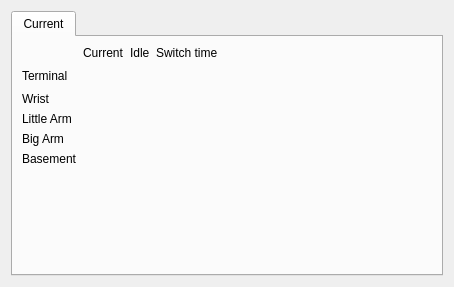
<?xml version="1.0" encoding="UTF-8"?>
<ui version="4.0">
 <class>MotorConfig</class>
 <widget class="QWidget" name="MotorConfig">
  <property name="geometry">
   <rect>
    <x>0</x>
    <y>0</y>
    <width>454</width>
    <height>287</height>
   </rect>
  </property>
  <property name="windowTitle">
   <string>Form</string>
  </property>
  <layout class="QVBoxLayout" name="verticalLayout">
   <item>
    <widget class="QTabWidget" name="tabWidget">
     <property name="currentIndex">
      <number>0</number>
     </property>
     <widget class="QWidget" name="tab">
      <attribute name="title">
       <string>Current</string>
      </attribute>
      <layout class="QGridLayout" name="gridLayout">
       <item row="0" column="0">
        <widget class="QLabel" name="label_3">
         <property name="text">
          <string/>
         </property>
        </widget>
       </item>
       <item row="0" column="1">
        <widget class="QLabel" name="label_8">
         <property name="text">
          <string>Current</string>
         </property>
        </widget>
       </item>
       <item row="0" column="2">
        <widget class="QLabel" name="label_9">
         <property name="text">
          <string>Idle</string>
         </property>
        </widget>
       </item>
       <item row="6" column="2">
        <spacer name="verticalSpacer">
         <property name="orientation">
          <enum>Qt::Vertical</enum>
         </property>
         <property name="sizeHint" stdset="0">
          <size>
           <width>20</width>
           <height>40</height>
          </size>
         </property>
        </spacer>
       </item>
       <item row="1" column="5">
        <spacer name="horizontalSpacer">
         <property name="orientation">
          <enum>Qt::Horizontal</enum>
         </property>
         <property name="sizeHint" stdset="0">
          <size>
           <width>40</width>
           <height>20</height>
          </size>
         </property>
        </spacer>
       </item>
       <item row="5" column="0">
        <widget class="QLabel" name="label_4">
         <property name="text">
          <string>Basement</string>
         </property>
        </widget>
       </item>
       <item row="4" column="0">
        <widget class="QLabel" name="label_5">
         <property name="text">
          <string>Big Arm</string>
         </property>
        </widget>
       </item>
       <item row="3" column="0">
        <widget class="QLabel" name="label_6">
         <property name="text">
          <string>Little Arm</string>
         </property>
        </widget>
       </item>
       <item row="1" column="0">
        <widget class="QLabel" name="label">
         <property name="text">
          <string>Terminal</string>
         </property>
        </widget>
       </item>
       <item row="2" column="0">
        <widget class="QLabel" name="label_7">
         <property name="text">
          <string>Wrist</string>
         </property>
        </widget>
       </item>
       <item row="0" column="3">
        <widget class="QLabel" name="label_10">
         <property name="text">
          <string>Switch time</string>
         </property>
        </widget>
       </item>
       <item row="1" column="1" colspan="3">
        <widget class="MotorCurrent" name="current4" native="true"/>
       </item>
       <item row="2" column="1" colspan="3">
        <widget class="MotorCurrent" name="current3" native="true"/>
       </item>
       <item row="3" column="1" colspan="3">
        <widget class="MotorCurrent" name="current2" native="true"/>
       </item>
       <item row="4" column="1" colspan="3">
        <widget class="MotorCurrent" name="current1" native="true"/>
       </item>
       <item row="5" column="1" colspan="3">
        <widget class="MotorCurrent" name="current0" native="true"/>
       </item>
       <item row="0" column="4" rowspan="4">
        <widget class="QLabel" name="label_2">
         <property name="maximumSize">
          <size>
           <width>160</width>
           <height>160</height>
          </size>
         </property>
         <property name="text">
          <string/>
         </property>
         <property name="pixmap">
          <pixmap resource="../../../res/res.qrc">:/res/image/t4/motor.png</pixmap>
         </property>
         <property name="scaledContents">
          <bool>true</bool>
         </property>
        </widget>
       </item>
      </layout>
     </widget>
    </widget>
   </item>
  </layout>
 </widget>
 <customwidgets>
  <customwidget>
   <class>MotorCurrent</class>
   <extends>QWidget</extends>
   <header>motorcurrent.h</header>
   <container>1</container>
  </customwidget>
 </customwidgets>
 <resources>
  <include location="../../../res/res.qrc"/>
 </resources>
 <connections/>
</ui>
